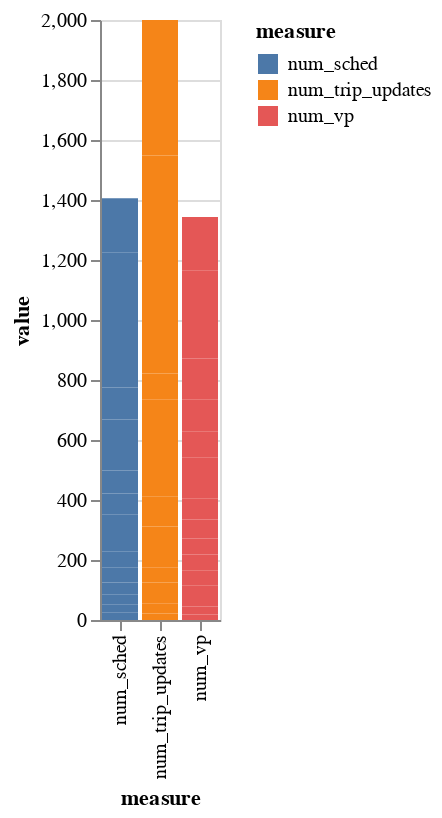

The notebook cell saved with this chart:
### Code cell
alt.Chart(updates_agg_long).mark_bar().encode(
    x='measure',
    y='value',
    color='measure',
)

### Figure 1 — Vega-Lite specification as saved in the notebook (floating-point values rounded to 4 significant figures)
{"config": {"view": {"continuousWidth": 400, "continuousHeight": 300}}, "data": {"name": "data-555cc0b527ceee5513ccc2b7631bdbe5"}, "mark": "bar", "encoding": {"color": {"field": "measure", "type": "nominal"}, "x": {"field": "measure", "type": "nominal"}, "y": {"field": "value", "type": "quantitative"}}, "$schema": "https://vega.github.io/schema/vega-lite/v4.17.0.json", "datasets": {"data-555cc0b527ceee5513ccc2b7631bdbe5": [{"agency_name": "Big Blue Bus", "service_date": "2022-05-25T00:00:00", "measure": "num_sched", "value": 24}, {"agency_name": "Big Blue Bus", "service_date": "2022-05-25T00:00:00", "measure": "num_sched", "value": 27}, {"agency_name": "Big Blue Bus", "service_date": "2022-05-25T00:00:00", "measure": "num_sched", "value": 35}, {"agency_name": "Big Blue Bus", "service_date": "2022-05-25T00:00:00", "measure": "num_sched", "value": 39}, {"agency_name": "Big Blue Bus", "service_date": "2022-05-25T00:00:00", "measure": "num_sched", "value": 51}, {"agency_name": "Big Blue Bus", "service_date": "2022-05-25T00:00:00", "measure": "num_sched", "value": 53}, {"agency_name": "Big Blue Bus", "service_date": "2022-05-25T00:00:00", "measure": "num_sched", "value": 54}, {"agency_name": "Big Blue Bus", "service_date": "2022-05-25T00:00:00", "measure": "num_sched", "value": 68}, {"agency_name": "Big Blue Bus", "service_date": "2022-05-25T00:00:00", "measure": "num_sched", "value": 71}, {"agency_name": "Big Blue Bus", "service_date": "2022-05-25T00:00:00", "measure": "num_sched", "value": 76}, {"agency_name": "Big Blue Bus", "service_date": "2022-05-25T00:00:00", "measure": "num_sched", "value": 82}, {"agency_name": "Big Blue Bus", "service_date": "2022-05-25T00:00:00", "measure": "num_sched", "value": 88}, {"agency_name": "Big Blue Bus", "service_date": "2022-05-25T00:00:00", "measure": "num_sched", "value": 107}, {"agency_name": "Big Blue Bus", "service_date": "2022-05-25T00:00:00", "measure": "num_sched", "value": 145}, {"agency_name": "Big Blue Bus", "service_date": "2022-05-25T00:00:00", "measure": "num_sched", "value": 153}, {"agency_name": "Big Blue Bus", "service_date": "2022-05-25T00:00:00", "measure": "num_sched", "value": 153}, {"agency_name": "Big Blue Bus", "service_date": "2022-05-25T00:00:00", "measure": "num_sched", "value": 180}, {"agency_name": "Big Blue Bus", "service_date": "2022-05-25T00:00:00", "measure": "num_vp", "value": 18}, {"agency_name": "Big Blue Bus", "service_date": "2022-05-25T00:00:00", "measure": "num_vp", "value": 27}, {"agency_name": "Big Blue Bus", "service_date": "2022-05-25T00:00:00", "measure": "num_vp", "value": 32}, {"agency_name": "Big Blue Bus", "service_date": "2022-05-25T00:00:00", "measure": "num_vp", "value": 39}, {"agency_name": "Big Blue Bus", "service_date": "2022-05-25T00:00:00", "measure": "num_vp", "value": 50}, {"agency_name": "Big Blue Bus", "service_date": "2022-05-25T00:00:00", "measure": "num_vp", "value": 52}, {"agency_name": "Big Blue Bus", "service_date": "2022-05-25T00:00:00", "measure": "num_vp", "value": 54}, {"agency_name": "Big Blue Bus", "service_date": "2022-05-25T00:00:00", "measure": "num_vp", "value": 63}, {"agency_name": "Big Blue Bus", "service_date": "2022-05-25T00:00:00", "measure": "num_vp", "value": 71}, {"agency_name": "Big Blue Bus", "service_date": "2022-05-25T00:00:00", "measure": "num_vp", "value": 64}, {"agency_name": "Big Blue Bus", "service_date": "2022-05-25T00:00:00", "measure": "num_vp", "value": 71}, {"agency_name": "Big Blue Bus", "service_date": "2022-05-25T00:00:00", "measure": "num_vp", "value": 88}, {"agency_name": "Big Blue Bus", "service_date": "2022-05-25T00:00:00", "measure": "num_vp", "value": 107}, {"agency_name": "Big Blue Bus", "service_date": "2022-05-25T00:00:00", "measure": "num_vp", "value": 136}, {"agency_name": "Big Blue Bus", "service_date": "2022-05-25T00:00:00", "measure": "num_vp", "value": 141}, {"agency_name": "Big Blue Bus", "service_date": "2022-05-25T00:00:00", "measure": "num_vp", "value": 151}, {"agency_name": "Big Blue Bus", "service_date": "2022-05-25T00:00:00", "measure": "num_vp", "value": 179}, {"agency_name": "Big Blue Bus", "service_date": "2022-05-25T00:00:00", "measure": "num_trip_updates", "value": 22}, {"agency_name": "Big Blue Bus", "service_date": "2022-05-25T00:00:00", "measure": "num_trip_updates", "value": 34}, {"agency_name": "Big Blue Bus", "service_date": "2022-05-25T00:00:00", "measure": "num_trip_updates", "value": 69}, {"agency_name": "Big Blue Bus", "service_date": "2022-05-25T00:00:00", "measure": "num_trip_updates", "value": 51}, {"agency_name": "Big Blue Bus", "service_date": "2022-05-25T00:00:00", "measure": "num_trip_updates", "value": 136}, {"agency_name": "Big Blue Bus", "service_date": "2022-05-25T00:00:00", "measure": "num_trip_updates", "value": 99}, {"agency_name": "Big Blue Bus", "service_date": "2022-05-25T00:00:00", "measure": "num_trip_updates", "value": 89}, {"agency_name": "Big Blue Bus", "service_date": "2022-05-25T00:00:00", "measure": "num_trip_updates", "value": 123}, {"agency_name": "Big Blue Bus", "service_date": "2022-05-25T00:00:00", "measure": "num_trip_updates", "value": 113}, {"agency_name": "Big Blue Bus", "service_date": "2022-05-25T00:00:00", "measure": "num_trip_updates", "value": 86}, {"agency_name": "Big Blue Bus", "service_date": "2022-05-25T00:00:00", "measure": "num_trip_updates", "value": 118}, {"agency_name": "Big Blue Bus", "service_date": "2022-05-25T00:00:00", "measure": "num_trip_updates", "value": 127}, {"agency_name": "Big Blue Bus", "service_date": "2022-05-25T00:00:00", "measure": "num_trip_updates", "value": 153}, {"agency_name": "Big Blue Bus", "service_date": "2022-05-25T00:00:00", "measure": "num_trip_updates", "value": 190}, {"agency_name": "Big Blue Bus", "service_date": "2022-05-25T00:00:00", "measure": "num_trip_updates", "value": 138}, {"agency_name": "Big Blue Bus", "service_date": "2022-05-25T00:00:00", "measure": "num_trip_updates", "value": 172}, {"agency_name": "Big Blue Bus", "service_date": "2022-05-25T00:00:00", "measure": "num_trip_updates", "value": 280}]}}
